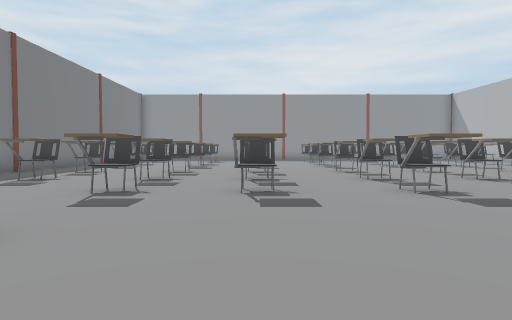
view 1 (above)

16 first-person views from a walk through a scene from a Unity 3-D project. The camera is 1.3 m above the floor, tilts 2° down and sees 75° across. The floor is counted in squares, 1.8 m on a side. Each view is taken from the middle of a square. On the plan, view 1 faces up. The plan holds only what a view shows up to about 11 squares ahead; the rest is blank. The place goes on beyond the plan. The player is left out. Some animated figures are not drawn.

view 2
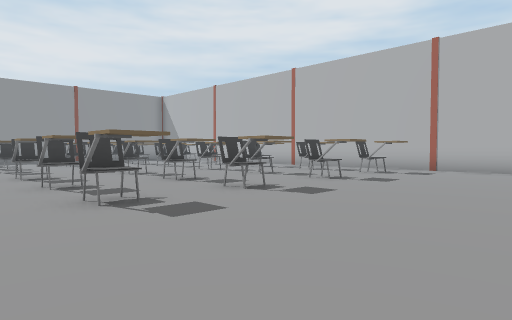

view 3
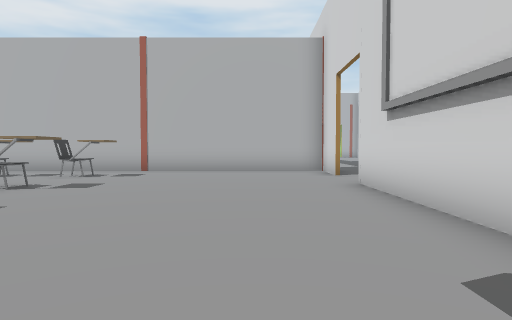

view 4
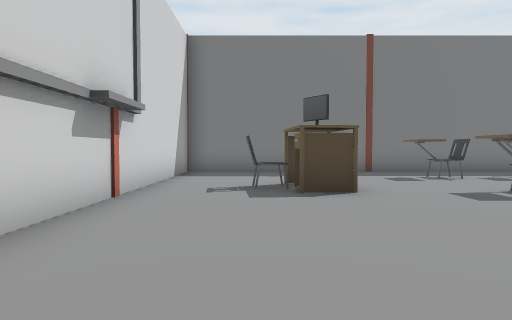

view 5
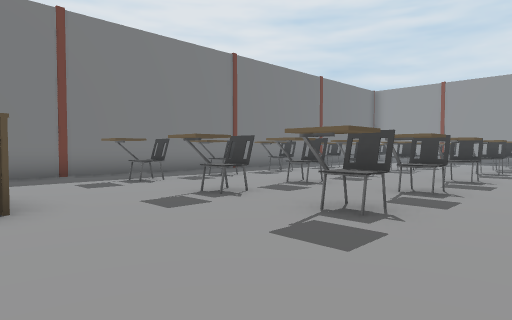

view 6
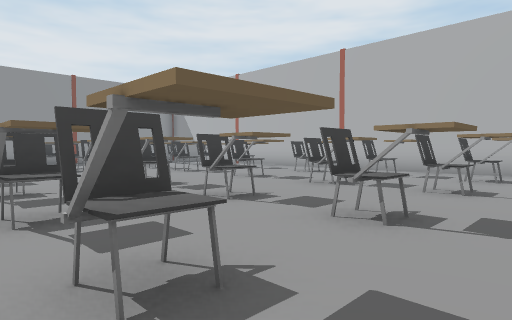

view 7
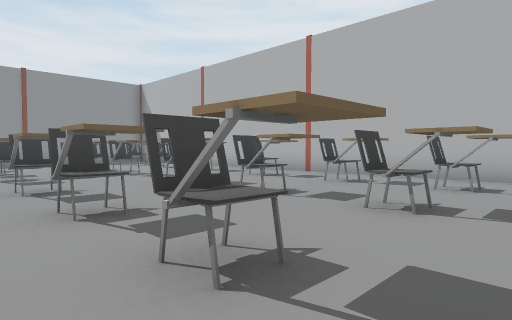

view 8
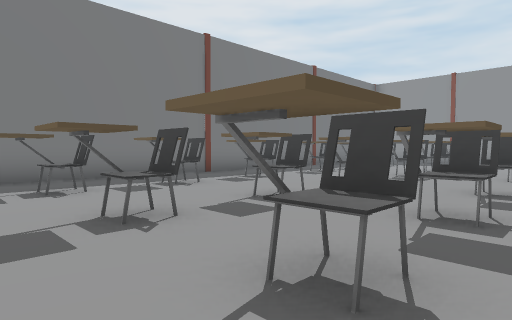

view 9
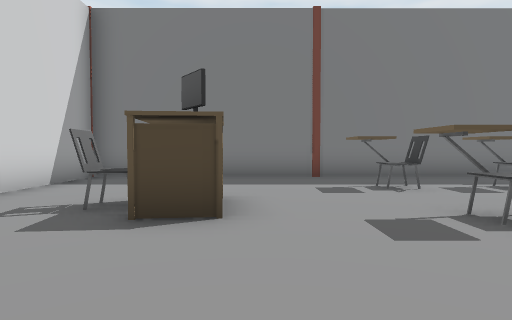

view 10
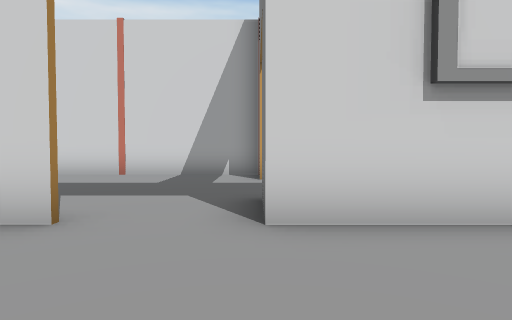

view 11
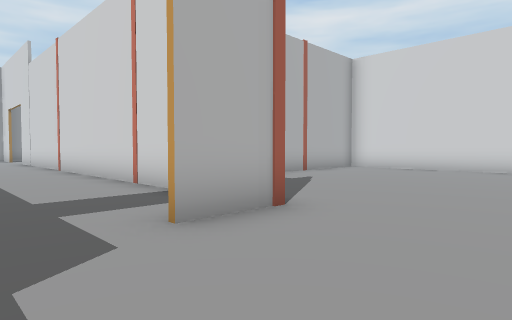

view 12
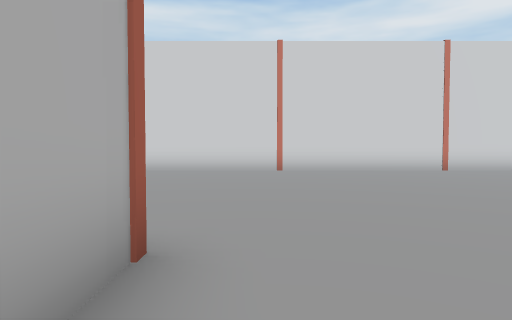

view 13
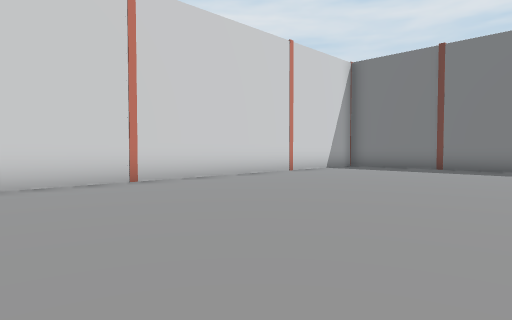

view 14
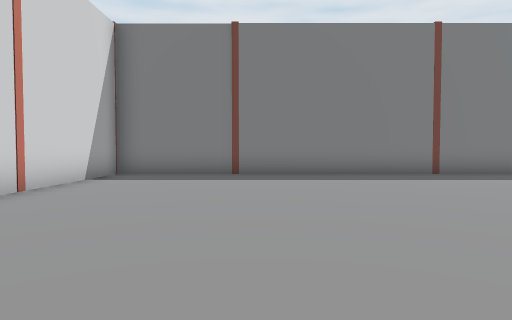

view 15
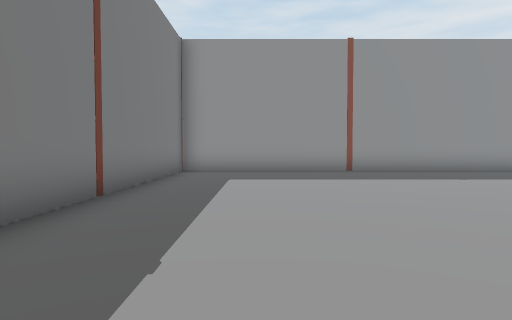

view 16
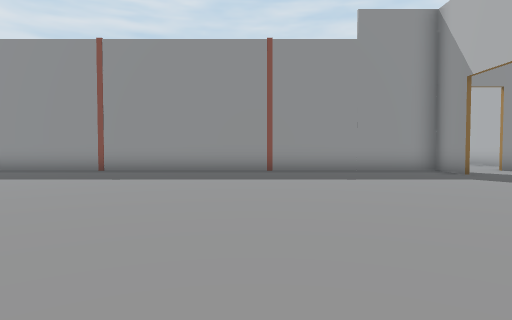

### Floor plan
Points are (right, up) in squares from view 1. A wall is a line through its corners. A room is listed if a view was taken in it or the views show most of it. See-through windows are left out.
Room 1 (views 1, 2, 3, 4, 5, 6, 7, 8, 9, 10)
walls: (4.8, -1.1) (8.9, -1.1); (-7.4, 11.2) (-7.4, -1.1) (0.2, -1.1); (10.9, -1.1) (12.6, -1.1) (12.6, 11)
ways out: opening at (10, -1)
objects: chair (-5, 5) to (-5, 6); chair (-5, 7) to (-5, 8); chair (-5, 10) to (-5, 11); table (-4, 2) to (-3, 2); chair (-3, 1); chair (-3, 5) to (-2, 6); chair (-3, 7) to (-2, 8); chair (-3, 10) to (-2, 11); chair (0, 5) to (0, 6); chair (0, 7) to (0, 8); chair (0, 10) to (0, 11); chair (3, 5) to (3, 6); chair (3, 7) to (3, 8); chair (3, 10) to (3, 11); chair (5, 5) to (5, 6); chair (5, 7) to (5, 8); chair (5, 10) to (5, 11); chair (8, 5) to (8, 6); chair (8, 7) to (8, 8); chair (8, 10) to (8, 11); chair (10, 5) to (11, 6); chair (10, 7) to (11, 8); chair (10, 10) to (11, 11)
Room 2 (views 11, 12, 13, 14, 15, 16)
walls: (8.8, -7.4) (8.8, -5.6); (8.8, -2.9) (8.8, -1.2) (-7.4, -1.2) (-7.4, -15.9) (11.6, -15.9); (12.6, -13) (12.6, -11.9)
ways out: opening at (9, -4)

Positions as (right, up) in squares from view 1, and headings:
1: (0, 0), facing up
2: (1, 1), facing up-right
3: (2, 1), facing right
4: (3, 1), facing left
5: (2, 2), facing up-left
6: (2, 4), facing up-right
7: (4, 4), facing up-right
8: (1, 4), facing up-left
9: (1, 3), facing left
10: (9, 2), facing down
11: (6, -4), facing down-right
12: (8, -5), facing down
13: (5, -9), facing down-left
14: (2, -12), facing left
15: (-5, -12), facing up
16: (3, -12), facing up
